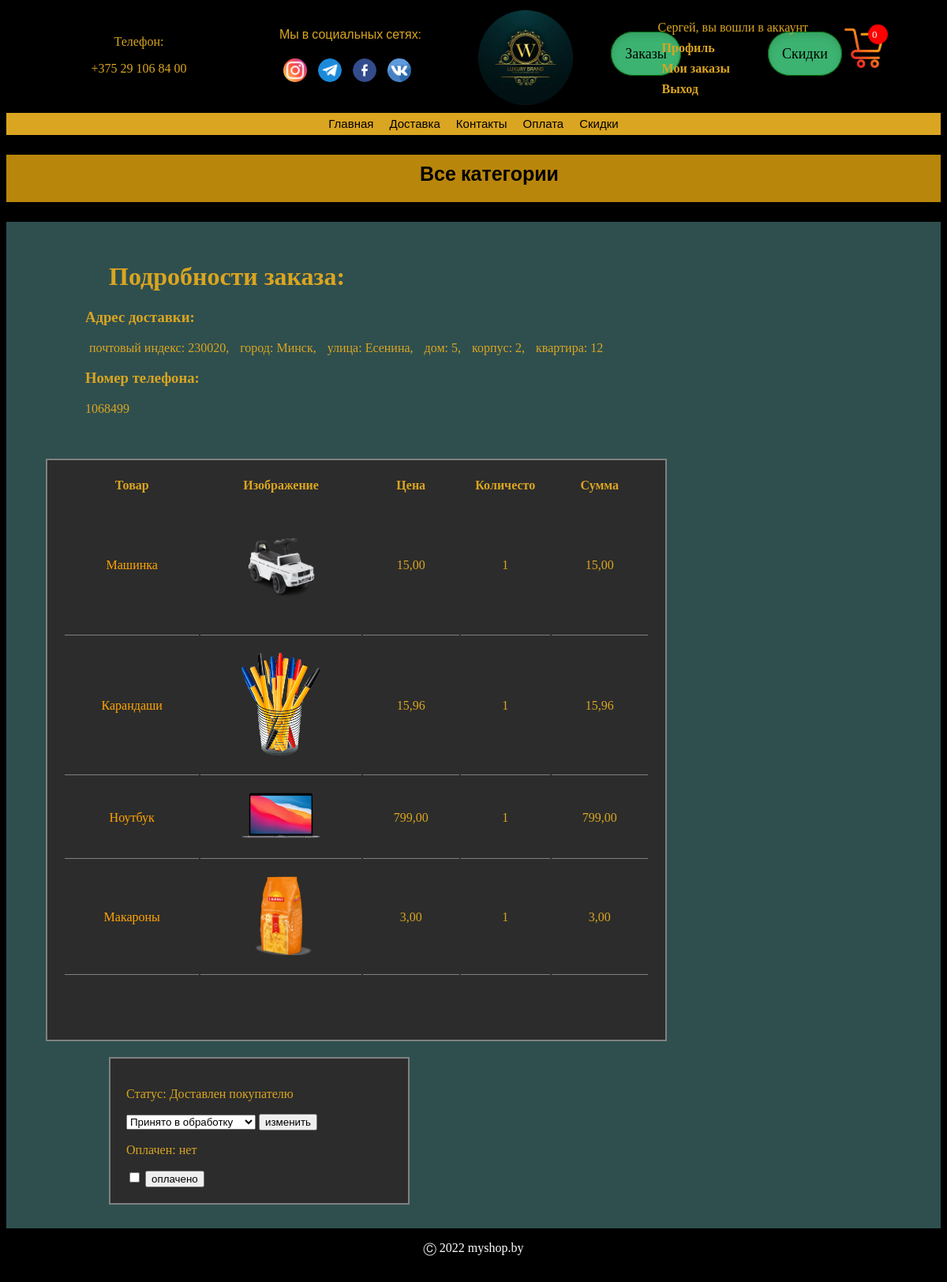
Screenshot of /orders/detail_order/17/ (signed in) with the database file from the repository.
### orders/models.py (models this page shows, shortened)
class Order(models.Model):
    CHOICES_PAYMENT = (
        ('Наличные','Наличные при получении'),
        ('Оплата картой', 'Оплата картой'),
    )
    CHOICES_DELIVERY = (
        ('Самовывоз', 'Самовывоз'),
        ('Курьер', 'Курьер'),
        ('Почта', 'Почта'),
    )
    CHOICES_STATUS = (
        ('Принято в обработку', 'Принято в обработку'),
        ('Упакован и отправлен', 'Упакован и отправлен'),
        ('Доставлен покупателю', 'Доставлен покупателю'),
        ('Отменен', 'Отменен'),
    )
    buyer = models.ForeignKey(User, on_delete=models.SET_NULL, null=True, verbose_name='Покупатель')
    status = models.CharField(max_length=50, default='Принято в обработку', choices=CHOICES_STATUS, verbose_name='Статус заказа')
    payment = models.CharField(max_length=50, choices=CHOICES_PAYMENT, verbose_name='Способ оплаты')
    delivery = models.CharField(max_length=50, choices=CHOICES_DELIVERY, verbose_name='Способ доставки')
    email = models.EmailField()
    phone = models.CharField(max_length=13, blank=True)
    postal_code = models.CharField(max_length=20, verbose_name='почтовый индекс', blank=True)
    city = models.CharField(max_length=100, verbose_name='город')
    street = models.CharField(max_length=100, verbose_name='улица')
    house = models.CharField(max_length=100, verbose_name='дом')
    building = models.CharField(max_length=100, verbose_name='корпус', blank=True)
    apartment = models.CharField(max_length=100, verbose_name='квартира', blank=True)
    created = models.DateTimeField(auto_now_add=True)
    updated = models.DateTimeField(auto_now=True)
    paid = models.BooleanField(default=False, verbose_name='Оплачено')
    class Meta:
        ordering = ('-created',)
        verbose_name = 'Заказ'
        verbose_name_plural = 'Заказы'

class OrderItem(models.Model):
    order = models.ForeignKey(Order, related_name='items', on_delete=models.CASCADE)
    product = models.ForeignKey(Product, related_name='order_items', on_delete=models.CASCADE)
    price = models.DecimalField(max_digits=10, decimal_places=2)
    quantity = models.PositiveIntegerField(default=1)

### accounts/models.py (models this page shows, shortened)
class Profile(models.Model):
    user = models.OneToOneField(User, on_delete=models.CASCADE)
    phone = models.CharField(max_length=13, blank=True)
    postal_code = models.CharField(max_length=20, verbose_name='почтовый индекс', blank=True)
    city = models.CharField(max_length=100, verbose_name='город', blank=True)
    street = models.CharField(max_length=100, verbose_name='улица', blank=True)
    house = models.CharField(max_length=100, verbose_name='дом', blank=True)
    building = models.CharField(max_length=100, verbose_name='корпус', blank=True)
    apartment = models.CharField(max_length=100, verbose_name='квартира', blank=True)

### shop/models.py (models this page shows, shortened)
class Product(models.Model):
    category = models.ForeignKey('Category', related_name='products', on_delete=models.CASCADE)
    brand = models.ForeignKey(Brand, related_name='brands', on_delete=models.CASCADE, null=True, verbose_name='производитель')
    name = models.CharField(max_length=200, db_index=True)
    slug = models.SlugField(max_length=200, db_index=True)
    description = models.TextField(blank=True)
    full_description = models.TextField(blank=True)
    price = models.DecimalField(max_digits=10, decimal_places=2, verbose_name='Цена')
    discount = models.BooleanField(default=False, verbose_name='со скидкой')
    sale = models.DecimalField(default=1, decimal_places=2, max_digits=3)
    stock = models.PositiveIntegerField()
    available = models.BooleanField(default=True)
    created = models.DateTimeField(auto_now_add=True)
    updated = models.DateTimeField(auto_now=True)
    rating = models.FloatField(null=True, blank=True)
    class Meta:
        ordering = ('name',)
        index_together = (('id', 'slug'),)
        verbose_name = 'Продукт'
        verbose_name_plural = 'Продукты'
    def get_absolute_url(self):
        return reverse('shop:product_detail', args=[self.id, self.slug])

class Image(models.Model):
    img = models.ImageField(upload_to='product/%Y/%m/%d')
    product = models.ForeignKey('Product', on_delete=models.CASCADE, related_name='product_image')
    class Meta:
        verbose_name = 'Изображение'
        verbose_name_plural = 'Изображения'

### orders/views.py (the view)
# urls.py: path('detail_order/<id>/', views.detail_order, name='detail_order'),
@login_required()
def detail_order(request, id):
    order = get_object_or_404(Order, id=id)
    items = OrderItem.objects.filter(order_id=order)
    rating = Rating.objects.filter(user=request.user)
    rating = [x.product for x in rating]
    if request.method == 'POST':
        if request.POST.get('status'):
            order.status = request.POST['status']
        if request.POST.get('paid'):
            order.paid = request.POST['paid']
        order.save()
    context = {'order': order, 'items': items, 'rating': rating}
    return render(request, 'orders/order/detail_order.html', context)

### cart/cart.py (called while the page is built)
    def __len__(self):
        return sum(item['quantity'] for item in self.cart.values())

### cart/context_processors.py (called while the page is built)
def cart(request):
    return {'cart': Cart(request)}

### orders/templates/orders/order/detail_order.html (shortened to what this page needs)
{% extends "shop/base.html" %}
{% load static %}
{% load mathfilters %}
{% block content %}
<h1 style="padding-left: 100px">Подробности заказа:</h1>
<div style="padding-left: 70px">
    <h3>Адрес доставки:</h3>
    <span style="padding: 5px">{% if order.postal_code %} почтовый индекс: {{order.postal_code}}, {% endif %}</span>
    <span style="padding: 5px">{% if order.city %} город: {{order.city}}, {% endif %}</span>
    <span style="padding: 5px">{% if order.street %} улица: {{order.street}}, {% endif %}</span>
    <span style="padding: 5px">{% if order.house %} дом: {{order.house}}, {% endif %}</span>
    <span style="padding: 5px">{% if order.building %} корпус: {{order.building}}, {% endif %}</span>
    <span style="padding: 5px">{% if order.apartment %} квартира: {{order.apartment}} {% endif %}</span>
    <h3>Номер телефона:</h3>
    <p>{{ order.buyer.profile.phone }}</p>
</div><br>
<div>
    <table class="my_orders-table">
        <tr>
           <th>Товар</th>
           <th>Изображение</th>
           <th>Цена</th>
           <th>Количесто</th>
           <th>Сумма</th>
        </tr>
        {% for item in items %}
            <tr>
                <td>
                    <p><a style="color: orange; font-size: 16px" href="{{ item.product.get_absolute_url }}">{{ item.product.name }}</a></p>
                </td>
                <td>
                    <a href="{{ item.product.get_absolute_url }}">
                        <img class="cart-img" src="{{item.product.product_image.first.img.url}}" alt="">
                    </a>
                </td>
                <td>{{ item.price }}</td>
                <td>{{ item.quantity }}</td>
                <td>{{ item.price|mul:item.quantity }}</td>
            </tr>
        {% endfor %}
    </table>
</div>
{% if user.is_staff %}
<div style="margin-left: 100px; background: #2c2c2c; padding: 20px; width: 30%; border: 2px solid grey">
    <p>Статус: {{ order.status }}</p>
    <form action="" method="post">
        <select name="status" id="">
            <option value="Принято в обработку">Принято в обработку</option>
        </select>
        <input type="submit" value="изменить">
    </form>
    <p>Оплачен: {% if order.paid == False %} нет {% else %} да {% endif %}</p>
    <form action="" method="post">
        <input type="checkbox" name="paid" value="True">
        <input type="submit" value="оплачено">
    </form>
</div>
{% endif %}
{% endblock %}

### shop/templates/shop/base.html (shortened to what this page needs)
<!DOCTYPE html>
{% load static %}
<html>
<head>
    <link href="{% static 'css/base.css' %}" rel="stylesheet">
</head>
<body>
<div class="wrapper">
    <header>
        <div class="subheader" id="subheader">
            <div class="contacts">
                <p>Телефон:</p>
                 <tel>+375 29 106 84 00</tel>
            </div>
            <div class="social">
                <p style="font-family: 'Roboto', sans-serif">Мы в социальных сетях:</p>
                <a href=""><img  src="{% static 'img/insti.png' %}" alt=""></a>
                <a href=""><img  src="{% static 'img/tel.png' %}" alt=""></a>
                <a href=""><img  src="{% static 'img/fac.png' %}" alt=""></a>
                <a href=""><img  src="{% static 'img/vkk.png' %}" alt=""></a>
            </div>
            <div class="logo" id="header">
                <a href="/" ><img class="logo-img" src="{% static 'img/log.jpg' %}"></a>
            </div>
            {% if user.is_staff %}
            <div style="margin-top: 50px"><a class="button" href="{% url 'orders:all_orders' %}">Заказы</a></div>
            <div style="margin-top: 50px"><a class="button" href="{% url 'shop:discount_managment' %}">Скидки</a></div>
            {% endif %}
            <div class="profile-top">
                {% if user.is_authenticated %}
                    <p>{{user.first_name}}, вы вошли в аккаунт</p>
                    <p><strong><a href="{% url 'accounts:profile' %}">Профиль</a></strong></p>
                    <p><strong><a href="{% url 'orders:my_orders' %}">Мои заказы</a></strong></p>
                    <p><strong><a href="{% url 'accounts:logout' %}">Выход</a></strong></p>
                {% endif %}
            </div>
            <div class="cart">
                {% with total_items=cart|length %}
                    <a href="{% url 'cart:cart_detail' %}"><img class="img-cart" src="{% static 'img/cart.png' %}" alt=""></a>
                        {% if cart|length > 0 %}
                             <div class="cart-total"><p>{{ total_items }}</p></div>
                        {% else %}
                             <div class="cart-total"><p>0</p></div>
                        {% endif %}
                {% endwith %}
            </div>
        </div>
        <nav id="sidebar" class="sidebar">
            <ul>
                <li><a href="/">Главная</a></li>
                <li><a href="{% url 'shop:shipping' %}">Доставка</a></li>
                <li><a href="{% url 'shop:contacts' %}">Контакты</a></li>
                <li><a href="{% url 'shop:payment' %}">Оплата</a></li>
                <li><a href="{% url 'shop:discounts' %}">Скидки</a></li>
            </ul>
        </nav>
            <nav class="categories">
                <ul>
                    <li {% if not category %}class="selected"{% endif %}>
                        <a href="{% url 'shop:product_list' %}">Все категории</a>
                    </li>
                </ul>
            </nav>
    </header>
    <div class="content">
        {% block content %}
        {% endblock %}
    </div>
    <footer class="footer">
        <p>Ⓒ 2022 myshop.by </p>
    </footer>
</div>
</body>
</html>

### shop/static/css/base.css (style rules this page uses)
body { background: black; height: 100%; color: white; }
.wrapper { min-height: 650px; display: flex; flex-direction: column; }
.footer { height: 60px; width: 100%; background: rgba(0,0,0,0.36); bottom: 0; text-align: center; }
.content { flex: 1 1 auto; background: darkslategrey; color: goldenrod; padding: 30px; min-height: 550px; }
.sidebar { text-decoration: none; font-size: 15px; font-family: 'Roboto', sans-serif; background: goldenrod; margin-top: 5px; }
.sidebar>ul { margin: 5px; padding: 5px; display: flex; justify-content: center; list-style: none; }
.categories { text-decoration: none; font-size: 25px; font-family: 'Roboto', sans-serif; font-weight: bolder; }
.categories>ul { display: flex; justify-content: center; height: 50px; background: darkgoldenrod; padding-top: 10px; list-style: none; }
.subheader { position: relative; height: 130px; display: flex; margin: auto; }
nav a { margin:10px; }
a { color: black; text-decoration: none; }
.cart-img { width: 100px; }
.cart { position: absolute; height: 100px; width: 100px; right: 22px; bottom: 2px; }
.cart-total { width: 25px; height: 25px; background: red; position: absolute; border-radius: 50%; bottom: 80px; right: 45px; font-size: 13px; }
.cart-total p { position: absolute; color: white; margin: 5px; }
.img-cart { width: 50px; height: 50px; }
.button { background: mediumseagreen; padding: 17px; border: 1px solid darkgreen; border-radius: 40px; font-size: 18px; margin: 55px; color: black; box-shadow: inset 0 5px 10px rgba(0,0,0,.1), 0 2px 5px rgba(0,0,0,.5); }
.logo { width: 10%; }
.logo-img { height: 120px; width: 120px; border-radius: 50%; padding: 5px; }
.contacts { width: 25%; text-align: center; padding: 20px; color: goldenrod; }
.social { width: 20%; padding: 10px; color: goldenrod; }
.social img { width: 30px; height: 30px; padding: 5px; border-radius: 50%; }
.profile-top { color: goldenrod; right: 150px; position: absolute; padding: 10px; }
.profile-top a { color: goldenrod; padding: 5px; }
.profile-top p { margin: 8px; }
.my_orders-table { background: #2c2c2c; margin: 20px; padding: 20px; padding-bottom: 80px; border: 2px solid grey; width: 70%; }
.my_orders-table td { padding: 20px; border-bottom: 1px solid grey; text-align: center; }

### rows the page displays
Order: postal_code "230020", city "Минск", street "Есенина", house "5", building "2", apartment "12", buyer.profile.phone "1068499", status "Доставлен покупателю"
OrderItem: product.name "Машинка", product.product_image.first.img (picture), price "15,00", quantity "1", price|mul "15,00"
OrderItem: product.name "Карандаши", product.product_image.first.img (picture), price "15,96", quantity "1", price|mul "15,96"
OrderItem: product.name "Ноутбук", product.product_image.first.img (picture), price "799,00", quantity "1", price|mul "799,00"
OrderItem: product.name "Макароны", product.product_image.first.img (picture), price "3,00", quantity "1", price|mul "3,00"

### other values shown
{{ user.first_name }} "Сергей"
